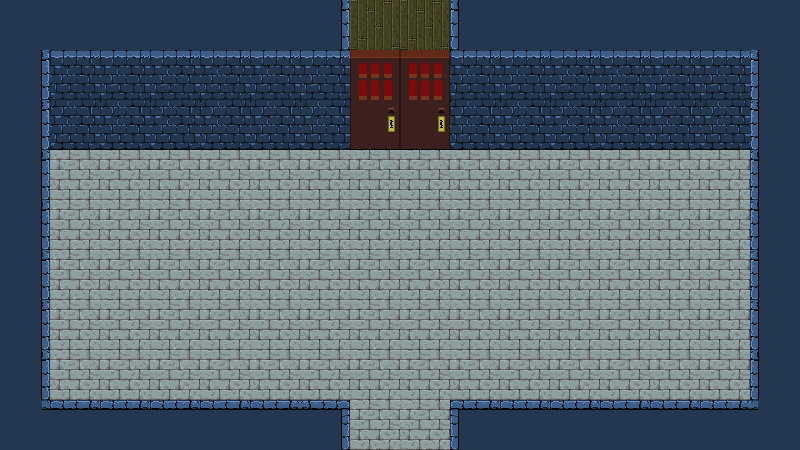

A 2D game scene composited from a Tiled map and its tileset images. What follows is a short description and the map's XML, with every tile layer's data as written:
An orthogonal 16x9 tile map with 50x50 px tiles, 1 tile layer (floor), 1 hidden layer not drawn.

<map version="1.8" tiledversion="1.8.4" orientation="orthogonal" renderorder="right-down" compressionlevel="0" width="16" height="9" tilewidth="50" tileheight="50" infinite="0" nextlayerid="4" nextobjectid="1">
 <editorsettings>
  <export target="csv/dungeon-09.csv" format="csv" />
 </editorsettings>
 <tileset firstgid="1" source="tiles.tsx" />
 <layer id="1" name="floor" width="16" height="9">
  <data encoding="csv">
11,11,11,11,11,11,12,72,72,10,11,11,11,11,11,11,
12,14,14,14,14,14,14,20,20,14,14,14,14,14,14,10,
12,24,24,24,24,24,24,23,23,24,24,24,24,24,24,10,
12,71,71,71,71,71,71,71,71,71,71,71,71,71,71,10,
12,71,71,71,71,71,71,71,71,71,71,71,71,71,71,10,
12,71,71,71,71,71,71,71,71,71,71,71,71,71,71,10,
12,71,71,71,71,71,71,71,71,71,71,71,71,71,71,10,
12,71,71,71,71,71,71,71,71,71,71,71,71,71,71,10,
18,8,8,8,8,8,9,71,71,7,8,8,8,8,8,19
</data>
 </layer>
 <layer id="2" name="celing" width="16" height="9" visible="0">
  <data encoding="csv">
1,1,1,1,1,1,1,1,1,1,1,1,1,1,1,1,
1,1,1,1,1,1,1,1,1,1,1,1,1,1,1,1,
1,1,1,1,1,1,1,1,1,1,1,1,1,1,1,1,
1,1,1,1,1,1,1,1,1,1,1,1,1,1,1,1,
1,1,1,1,1,1,1,1,1,1,1,1,1,1,1,1,
1,1,1,1,1,1,1,1,1,1,1,1,1,1,1,1,
1,1,1,1,1,1,1,1,1,1,1,1,1,1,1,1,
1,1,1,1,1,1,1,1,1,1,1,1,1,1,1,1,
1,1,1,1,1,1,1,1,1,1,1,1,1,1,1,1
</data>
 </layer>
</map>
